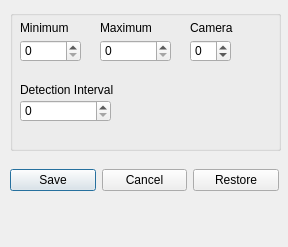
<?xml version="1.0" encoding="UTF-8"?>
<ui version="4.0">
 <class>Config</class>
 <widget class="QDialog" name="Config">
  <property name="geometry">
   <rect>
    <x>0</x>
    <y>0</y>
    <width>288</width>
    <height>247</height>
   </rect>
  </property>
  <property name="windowTitle">
   <string>Preferences</string>
  </property>
  <property name="windowIcon">
   <iconset resource="imgs.qrc">
    <normaloff>:/img/on.png</normaloff>:/img/on.png</iconset>
  </property>
  <widget class="QWidget" name="horizontalLayoutWidget">
   <property name="geometry">
    <rect>
     <x>10</x>
     <y>140</y>
     <width>269</width>
     <height>80</height>
    </rect>
   </property>
   <layout class="QHBoxLayout" name="horizontalLayout_3">
    <item>
     <widget class="QPushButton" name="pushButtonSave">
      <property name="text">
       <string>Save</string>
      </property>
     </widget>
    </item>
    <item>
     <widget class="QPushButton" name="pushButtonCancel">
      <property name="text">
       <string>Cancel</string>
      </property>
     </widget>
    </item>
    <item>
     <widget class="QPushButton" name="pushButtonRestore">
      <property name="enabled">
       <bool>true</bool>
      </property>
      <property name="text">
       <string>Restore</string>
      </property>
      <property name="flat">
       <bool>false</bool>
      </property>
     </widget>
    </item>
   </layout>
  </widget>
  <widget class="QGroupBox" name="groupBox">
   <property name="geometry">
    <rect>
     <x>10</x>
     <y>10</y>
     <width>271</width>
     <height>141</height>
    </rect>
   </property>
   <property name="title">
    <string/>
   </property>
   <widget class="QLabel" name="label">
    <property name="geometry">
     <rect>
      <x>10</x>
      <y>10</y>
      <width>61</width>
      <height>16</height>
     </rect>
    </property>
    <property name="text">
     <string>Minimum</string>
    </property>
   </widget>
   <widget class="QSpinBox" name="spinBoxMinSize">
    <property name="geometry">
     <rect>
      <x>10</x>
      <y>30</y>
      <width>61</width>
      <height>22</height>
     </rect>
    </property>
    <property name="maximum">
     <number>9999</number>
    </property>
   </widget>
   <widget class="QLabel" name="label_2">
    <property name="geometry">
     <rect>
      <x>90</x>
      <y>10</y>
      <width>71</width>
      <height>16</height>
     </rect>
    </property>
    <property name="text">
     <string>Maximum</string>
    </property>
   </widget>
   <widget class="QSpinBox" name="spinBoxMaxSize">
    <property name="geometry">
     <rect>
      <x>90</x>
      <y>30</y>
      <width>71</width>
      <height>22</height>
     </rect>
    </property>
    <property name="maximum">
     <number>9999</number>
    </property>
   </widget>
   <widget class="QLabel" name="label_3">
    <property name="geometry">
     <rect>
      <x>10</x>
      <y>70</y>
      <width>131</width>
      <height>20</height>
     </rect>
    </property>
    <property name="text">
     <string>Detection Interval</string>
    </property>
   </widget>
   <widget class="QSpinBox" name="spinBoxInterval">
    <property name="geometry">
     <rect>
      <x>10</x>
      <y>90</y>
      <width>91</width>
      <height>22</height>
     </rect>
    </property>
    <property name="maximum">
     <number>10000</number>
    </property>
    <property name="singleStep">
     <number>100</number>
    </property>
   </widget>
   <widget class="QSpinBox" name="spinBoxCamera">
    <property name="geometry">
     <rect>
      <x>180</x>
      <y>30</y>
      <width>41</width>
      <height>22</height>
     </rect>
    </property>
    <property name="minimum">
     <number>-1</number>
    </property>
    <property name="maximum">
     <number>10</number>
    </property>
   </widget>
   <widget class="QLabel" name="label_4">
    <property name="geometry">
     <rect>
      <x>180</x>
      <y>10</y>
      <width>71</width>
      <height>16</height>
     </rect>
    </property>
    <property name="text">
     <string>Camera</string>
    </property>
   </widget>
  </widget>
 </widget>
 <resources>
  <include location="imgs.qrc"/>
 </resources>
 <connections/>
</ui>
